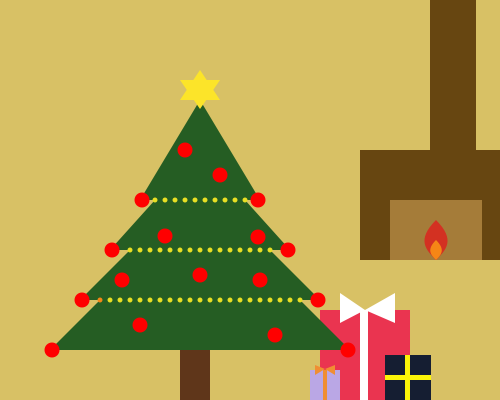
Frame 1 (no input)
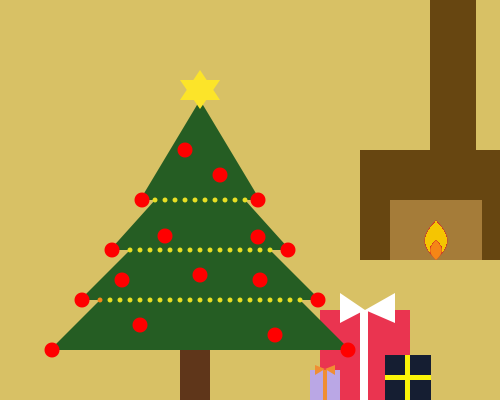
Frame 60 (the mouse pressed at the canvas centre just before this capture)
Frame 120 (the mouse held since frame 60 and released just before this capture): identical to frame 60, image omitted

The Processing sketch that drew these frames (run headless with seeded random() and noise(); from frame 60 on, the mouse is pressed at the canvas centre):

// Processing sketch: processing_123635
// ── processing_123635.pde

void setup () {
size (500, 400);
background (#D8C165);
noStroke ();
//tronco
fill (#5F361A);
rect (180,350,30,50);
//presente grande e fita
fill(#EA3450);
rect (320,310,90,90);  
fill(255);
rect (360,310,8,90);
triangle(340,323,340,293,365,310);
triangle(365,310,395,323,395,293);
//presente médio e fita
fill(21,30,50);
rect (385,355,46,46);
fill (#FCF508);
rect (405,355,5,46);
fill (#FCF508);
rect (385,375,46,5);
//presente pequeno e laço
fill (#BAA7E5);
rect (310,370,30,30);
fill (#F08E33);
triangle (315,365,315,375,325,369);
triangle (325,369,335,365,335,375);
rect(323,370,4,30);

//pinheirinho folhas
fill (#255D23);
triangle (50,350,350,350,200,200);
triangle (80,300,320,300,200,180);
triangle (110,250,290,250,200,150);
triangle (140,200,260,200,200,100); 

//bolinhas
fill (255,0,0);
ellipse (140,325,15,15);
fill (255,0,0);
ellipse (275,335,15,15);
fill (255,0,0);
ellipse (52,350,15,15);
fill (255,0,0);
ellipse (82,300,15,15);
fill (255,0,0);
ellipse (112,250,15,15);
fill (255,0,0);
ellipse (142,200,15,15);
fill (255,0,0);
ellipse (318,300,15,15);
fill (255,0,0);
ellipse (288,250,15,15);
fill (255,0,0);
ellipse (258,200,15,15);
fill (255,0,0);
ellipse (348,350,15,15);
fill (255,0,0);
ellipse (200,275,15,15);
fill(255,0,0);
ellipse (165,236,15,15);
fill(255,0,0);
ellipse (185,150,15,15);
fill(255,0,0);
ellipse (220,175,15,15);
fill(255,0,0);
ellipse (122,280,15,15);
fill(255,0,0);
ellipse (260,280,15,15);
fill(255,0,0);
ellipse (258,237,15,15);


//estrela
fill (#FCE429);
triangle(200,109,220,80,180,80);
triangle(200,70,220,100,180,100);

//lareira
fill(#674611);
rect (360,150,140,110);
rect(430,0,46,150);
fill(#A57C39);
rect(390,200,92,60);

fill(#D33122);
noStroke();
bezier(436,260,426,250,416,240,436,220);
bezier(436,260,446,250,456,240,436,220);
noStroke();
fill(#F58616);
bezier(436,260,431,255,426,250,436,240);
bezier(436,260,441,255,446,250,436,240);


for (int a=0; a<210; a= a+10) {
  ellipse (100+a, 300, 5, 5);
  fill(232,223,35);
}

for (int a=30; a<180; a= a+10) {
  ellipse (100+a, 250, 5, 5);
  fill(232,223,35);
}
for (int a=55; a<150; a= a+10) {
  ellipse (100+a, 200, 5, 5);
  fill(232,223,35);
}}


void mouseMoved() {
  loadPixels();
  for (int i = 0; i < width*height; i++) {
    if (pixels[i] == #34EAD0) {  
      pixels[i] = #E8DF23;  
      continue;  
    }
    if (pixels[i] == #E8DF23) pixels[i] = #34EAD0; 
  }
  updatePixels();
}

//efeitolareira
void draw() {
}

void mousePressed() {
  loadPixels();
  for (int i = 0; i < width*height; i++) {
    if (pixels[i] == #D33122) {  
      pixels[i] = #F5C502;  
      continue;  
    }
    if (pixels[i] == #D33122) pixels[i] = #F5C502; 
  }
  updatePixels();
}
